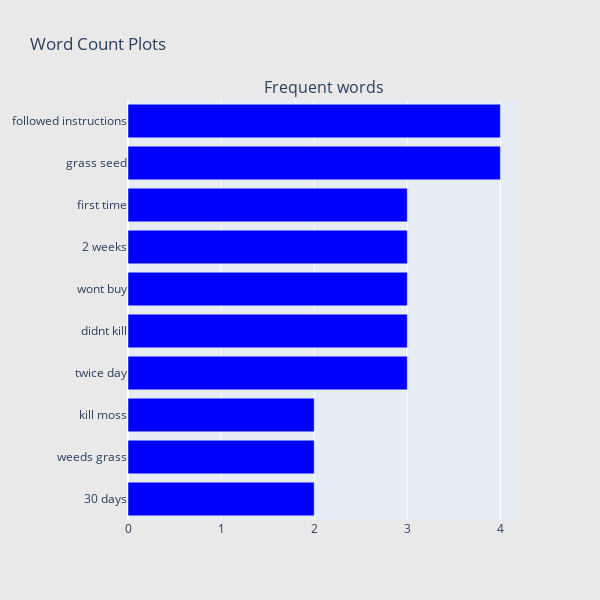

Notebook code cell kept with this figure:
### Code cell
## Get the bar chart from 1 rated reviews ##
freq_dict = defaultdict(int)
for sent in df_1["review_lower"]:
    for word in generate_ngrams(sent,2):
        freq_dict[word] += 1
fd_sorted = pd.DataFrame(sorted(freq_dict.items(), key=lambda x: x[1])[::-1])
fd_sorted.columns = ["word", "wordcount"]
trace0 = horizontal_bar_chart(fd_sorted.head(10), 'blue')

# Creating two subplots
fig = tools.make_subplots(rows=1, cols=1, vertical_spacing=0.04,
                          subplot_titles=["Frequent words"])
fig.append_trace(trace0, 1, 1)
#fig.append_trace(trace1, 1, 2)
fig['layout'].update(height=600, width=600, paper_bgcolor='rgb(233,233,233)', title="Word Count Plots")
py.iplot(fig, filename='word-plots');

### Figure 1 — Plotly figure (JSON) as saved in the notebook; plotly's stock layout.template omitted (floating-point values rounded to 4 significant figures)
{"data": [{"marker": {"color": "blue"}, "orientation": "h", "showlegend": false, "x": [2, 2, 2, 3, 3, 3, 3, 3, 4, 4], "xaxis": "x", "y": ["30 days", "weeds grass", "kill moss", "twice day", "didnt kill", "wont buy", "2 weeks", "first time", "grass seed", "followed instructions"], "yaxis": "y", "type": "bar"}], "layout": {"annotations": [{"font": {"size": 16}, "showarrow": false, "text": "Frequent words", "x": 0.5, "xanchor": "center", "xref": "paper", "y": 1, "yanchor": "bottom", "yref": "paper"}], "height": 600, "paper_bgcolor": "rgb(233,233,233)", "title": {"text": "Word Count Plots"}, "width": 600, "xaxis": {"anchor": "y", "domain": [0, 1]}, "yaxis": {"anchor": "x", "domain": [0, 1]}}}
